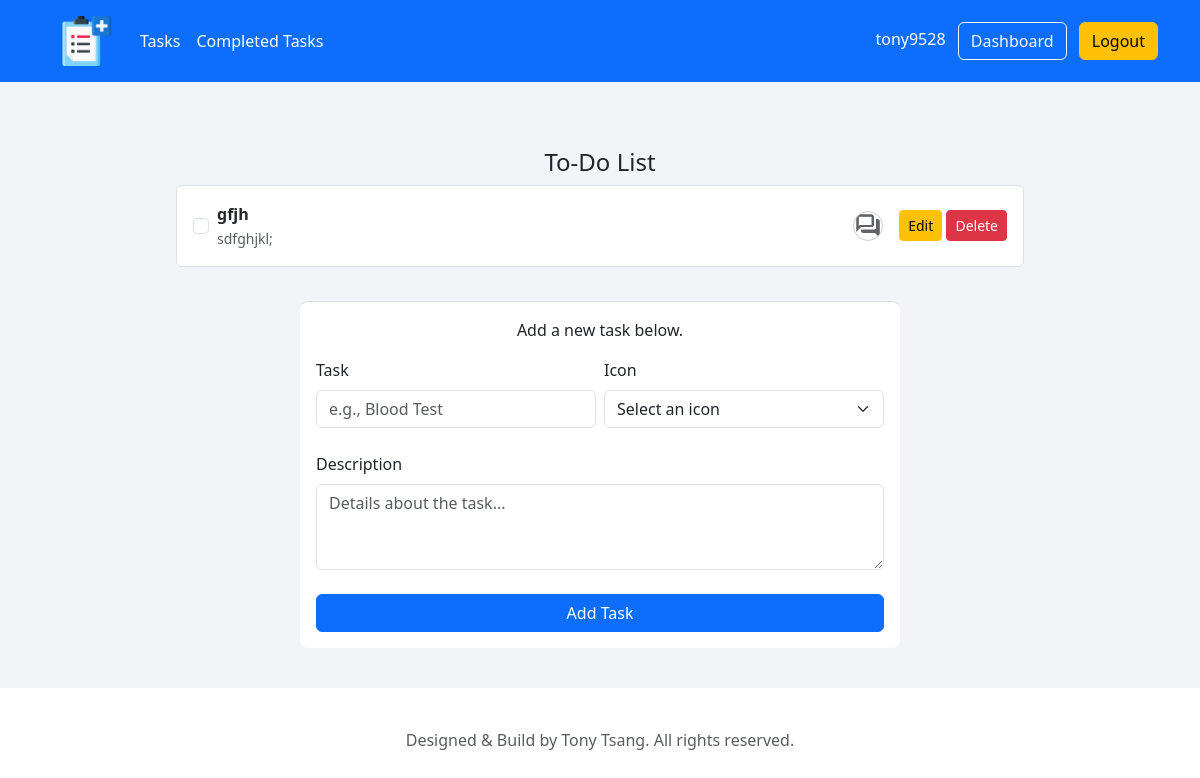
Page /tasks (signed in) on the earlier database version.
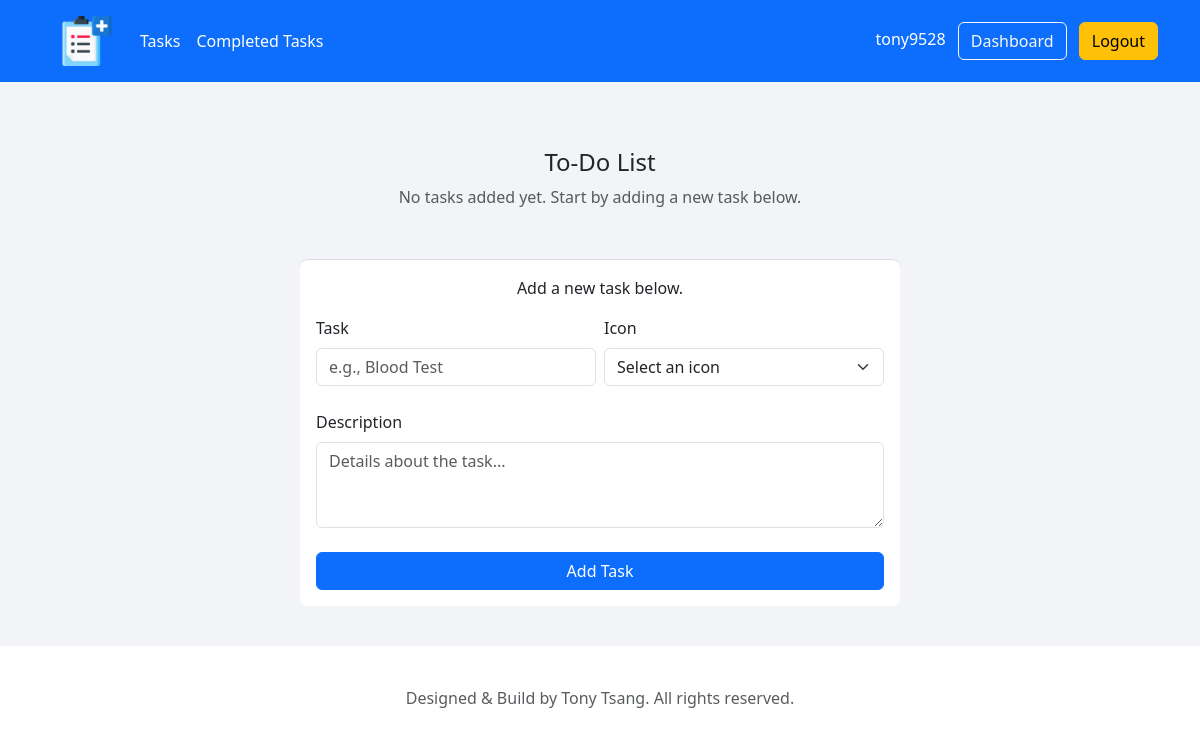
Same page on the later database version.
### tables this page shows
CREATE TABLE "tasks"(
    "id" INTEGER PRIMARY KEY AUTOINCREMENT,
    "task_name" TEXT NOT NULL,
    "task_content" TEXT,
    "task_icon" TEXT NOT NULL,
    "active" INTEGER NOT NULL check(active = 1 OR active = 0),
    "user_id" INTEGER NOT NULL,
    FOREIGN KEY ("user_id") REFERENCES "users" ("id")
);

### webapp_prototype/portfolio/routes.py (the view, shortened to what this page needs)
@app.route('/tasks', methods = ['GET', 'POST'])
def tasks():
    if not session.get("user_id"):
        flash("Please login first", "warning")
        return redirect(url_for('login'))
    user_id = session["user_id"]
    username = session["username"]
    icons = [ "Prescription Request", "Patient Communication","Sick Notes", "Referral Letters", "Medical Reports", "Review Results" ]
    sql = "SELECT * FROM tasks WHERE user_id = :user_id AND active = :active"
    sql = text(sql)
    user_tasks = db.engine.connect().execute(sql, {'user_id': user_id, 'active': 1}).fetchall()
    return render_template("tasks.html", username=username, icons=icons, user_tasks=user_tasks)

### webapp_prototype/portfolio/templates/tasks.html (shortened to what this page needs)
{% extends "layout.html" %}
{% block content %}
<div class="container">
    <div class="text-center skills-container">
        <h1 class="h4 mb-2 fw-normal">To-Do List</h1>
        <div class="container text-center px-3 gy-3">
            {% if user_tasks %}
                <div class="list-group">
                    {% for row in user_tasks %}
                        <div class="list-group-item d-flex align-items-center justify-content-between p-3">
                            <form action="{{ url_for('toggle_task', id=row.id) }}" method="POST" class="d-inline">
                                <input type="checkbox" class="form-check-input me-2"  onchange="this.form.submit();">
                            </form>
                            <div class="text-start flex-grow-1">
                                <p class="mb-0 fw-bold">
                                    {{ row.task_name }}
                                </p>
                                <small class="text-muted">
                                    {{ row.task_content }}
                                </small>
                            </div>
                            <img class="skill-icon ms-3" src="{{ url_for('static', filename='img/' + (row.task_icon if row.task_icon else 'default') + '.png') }}" width="30" height="30">
                            <div class="ms-3">
                                <a href="{{ url_for('edit_task', id=row.id) }}" class="btn btn-sm btn-warning">Edit</a>
                                <form action="{{ url_for('delete_task', id=row.id) }}" method="POST" style="display: inline;">
                                    <button type="submit" class="btn btn-sm btn-danger" onclick="return confirm('Are you sure?');">Delete</button>
                                </form>
                            </div>
                        </div>
                    {% endfor %}
                </div>
            {% else %}
                <p class="text-muted">No tasks added yet. Start by adding a new task below.</p>
            {% endif %}
        </div>
    </div>
    <div class="container text-left form-container mt-4">
        <p class="text-center">Add a new task below.</p>
        <form action="/tasks" method="POST" class="row g-2">
            <div class="mb-3 col-md-6">
                <label for="task_name" class="form-label">Task</label>
                <input type="text" name="task_name" class="form-control" placeholder="e.g., Blood Test" required>
            </div>
            <div class="mb-3 col-md-6">
                <label for="task_icon" class="form-label">Icon</label>
                <select name="task_icon" class="form-select" required>
                    <option disabled selected="">Select an icon</option>
                </select>
            </div>
            <div class="mb-3">
                <label for="task_content" class="form-label">Description</label>
                <textarea id="task_content" name="task_content" class="form-control" rows="3" placeholder="Details about the task..."></textarea>
            </div>
            <div class="d-grid gap-2">
                <button type="submit" class="btn btn-primary">Add Task</button>
            </div>
        </form>
    </div>
</div>
{% endblock content %}

Differences in the rows shown:
removed tasks: task_name "gfjh", task_content "sdfghjkl;", task_icon (picture)
Other differences:
text now shown: "No tasks added yet. Start by adding a new task below."
